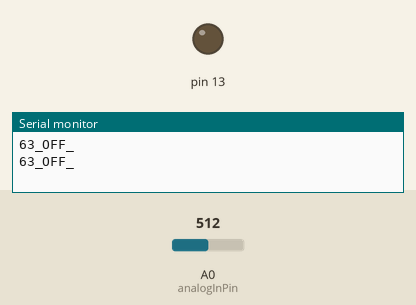
Bench run of a sketch on a simulated Arduino Uno, built with avr-gcc and run on an emulated ATmega328P. On the bench: output pins drawn as LEDs (lit = HIGH), the last lines printed to the serial monitor. The test bench sets the inputs (shaded band); at power-on: A0 (analogInPin) = 512.

Above: at 2.8 s.
2.9 s: A0 (analogInPin) set to 846
5.6 s: A0 (analogInPin) set to 873
At 6.7 s:
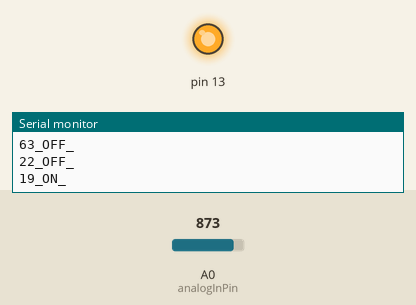
8.3 s: A0 (analogInPin) set to 716
At 11.0 s:
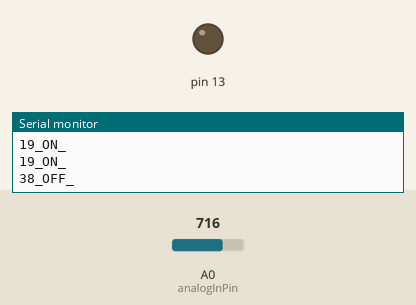
11.5 s: A0 (analogInPin) set to 900
At 12.5 s:
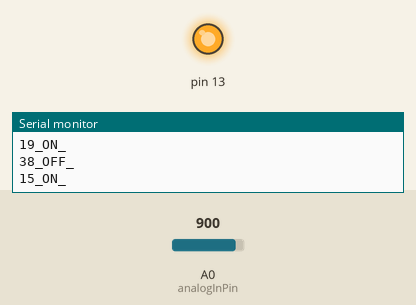
Timing chart, 0 to 14.5 s (numbered marks = the images above; inputs shaded):
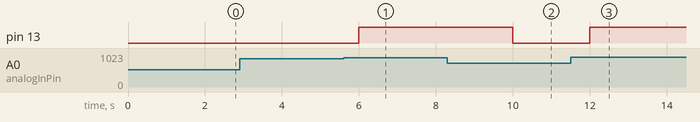

The sketch:

moisture.ino
```cpp
const int analogInPin = A0;  // Analog input pin that the potentiometer is attached to
const int analogOutPin = 9; // Analog output pin that the LED is attached to

int sensorValue = 0;        // value read from the pot
int Dpercent = 0;
int Mpercent = 0;
int motor=0;
void setup() {
  // initialize serial communications at 9600 bps:
  Serial.begin(9600);
  pinMode(13,OUTPUT);
}

void loop() {
  // read the analog in value:
  sensorValue = analogRead(analogInPin);
  // map it to the range of the analog out:
  Dpercent = map(sensorValue, 200, 1023, 0, 100);
  Mpercent=100-Dpercent;

  if(Mpercent<=20){
    digitalWrite(13,HIGH);
    motor=1;
  }else{
    digitalWrite(13,LOW);
    motor=0;
  }

  Serial.print(Mpercent);
  Serial.print("_");
  if(motor==0)
    Serial.print("OFF");
  else
    Serial.print("ON");

  Serial.println("_");


  delay(2000);
}
```

Measured:
- the behaviour switches between 858 and 859 on A0 (analogInPin) (found by bisection; images 0 and 1)
- after the input at 5.6 s, pin 13: LOW → HIGH after 0.40 s
- after the input at 8.3 s, pin 13: HIGH → LOW after 1.7 s
- after the input at 11.5 s, pin 13: LOW → HIGH after 0.50 s
